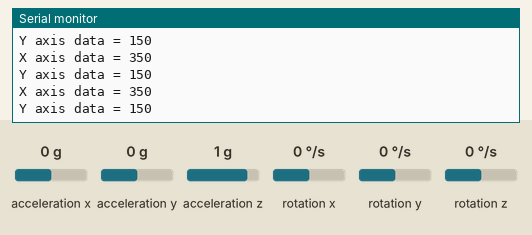
Simulated run of this sketch. Board: Arduino Uno, built with avr-gcc and run on an emulated ATmega328P. Parts: the last lines printed to the serial monitor. The test bench sets the inputs (shaded band); at power-on: acceleration x 0 g, acceleration y 0 g, acceleration z 1 g, rotation x 0 °/s, rotation y 0 °/s, rotation z 0 °/s. No radio packets arrive unless stated.

Above: at 1.2 s.
1.3 s: acceleration x set to -1.4 g
At 2.2 s:
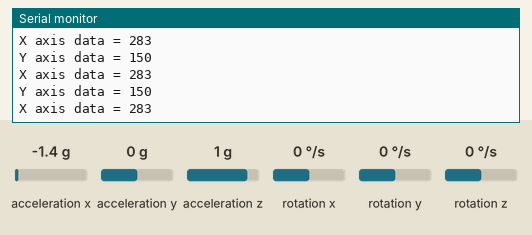
4.3 s: acceleration y set to -1.4 g
At 5.4 s:
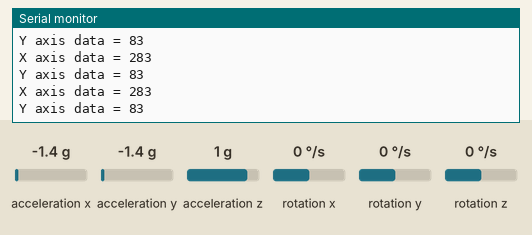
7.3 s: acceleration x set to -0.8 g
At 8.2 s:
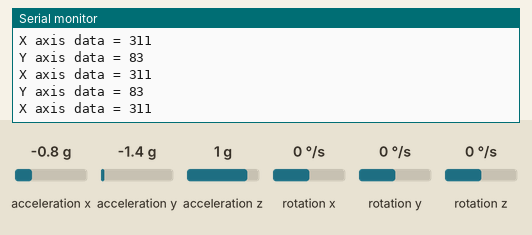
Timing chart, 0 to 10.3 s (numbered marks = the images above; inputs shaded):
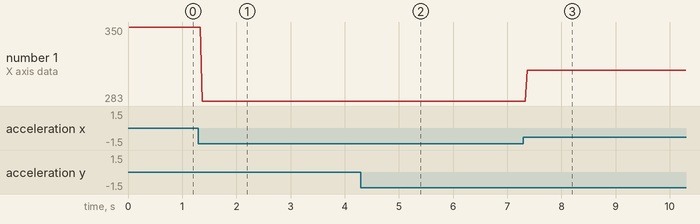

The sketch:

transmitter_hand.ino
```cpp
// Gesture Controlled Robot - TRANSMITTER (Hand / sensor side)
// Compatible with receiver_car (same pipe, same int data[2] packet)
// Board: Arduino Uno or Nano

#include <SPI.h>        // SPI for nRF24L01
#include "RF24.h"       // nRF24L01 library
#include "Wire.h"       // I2C for MPU6050
#include "I2Cdev.h"     // MPU6050 helper library
#include "MPU6050.h"    // MPU6050 library

// ---------- MPU6050 (accelerometer + gyro, only accel is used) ----------
MPU6050 mpu;
int16_t ax, ay, az;
int16_t gx, gy, gz;

// ---------- Packet: data[0] = X (forward/backward), data[1] = Y (left/right) ----------
int data[2];

// ---------- Radio ----------
RF24 radio(8, 9);                          // CE = 8, CSN = 9
const uint64_t pipe = 0xE8E8F0F0E1LL;      // must match receiver

void setup(void) {
  Serial.begin(9600);
  Wire.begin();

  mpu.initialize();
  if (!mpu.testConnection()) {
    Serial.println("MPU6050 NOT connected! Check wiring (SDA=A4, SCL=A5)");
  }

  if (!radio.begin()) {
    Serial.println("nRF24L01 NOT responding! Check wiring (3.3V, CE=8, CSN=9)");
  }
  radio.openWritingPipe(pipe);
  radio.stopListening();                   // transmit mode

  Serial.println("Transmitter ready");
}

void loop(void) {
  // Read accelerometer (and gyro) values
  mpu.getMotion6(&ax, &ay, &az, &gx, &gy, &gz);

  // Map tilt to the ranges the receiver expects
  data[0] = map(ax, -17000, 17000, 300, 400);   // X axis: ~350 when flat
  data[1] = map(ay, -17000, 17000, 100, 200);   // Y axis: ~150 when flat

  radio.write(data, sizeof(data));

  Serial.print("X axis data = ");
  Serial.println(data[0]);
  Serial.print("Y axis data = ");
  Serial.println(data[1]);

  delay(20);                               // ~50 packets per second
}
```

Measured:
- after the input at 1.3 s, the serial monitor: prints a new line after 0.07 s (image 1)
- after the input at 4.3 s, the serial monitor: prints a new line after 0.09 s (image 2)
- after the input at 7.3 s, the serial monitor: prints a new line after 0.07 s (image 3)
- plotted number 1: 350 → 283 after the input at 1.3 s, 283 → 311 after the input at 7.3 s
